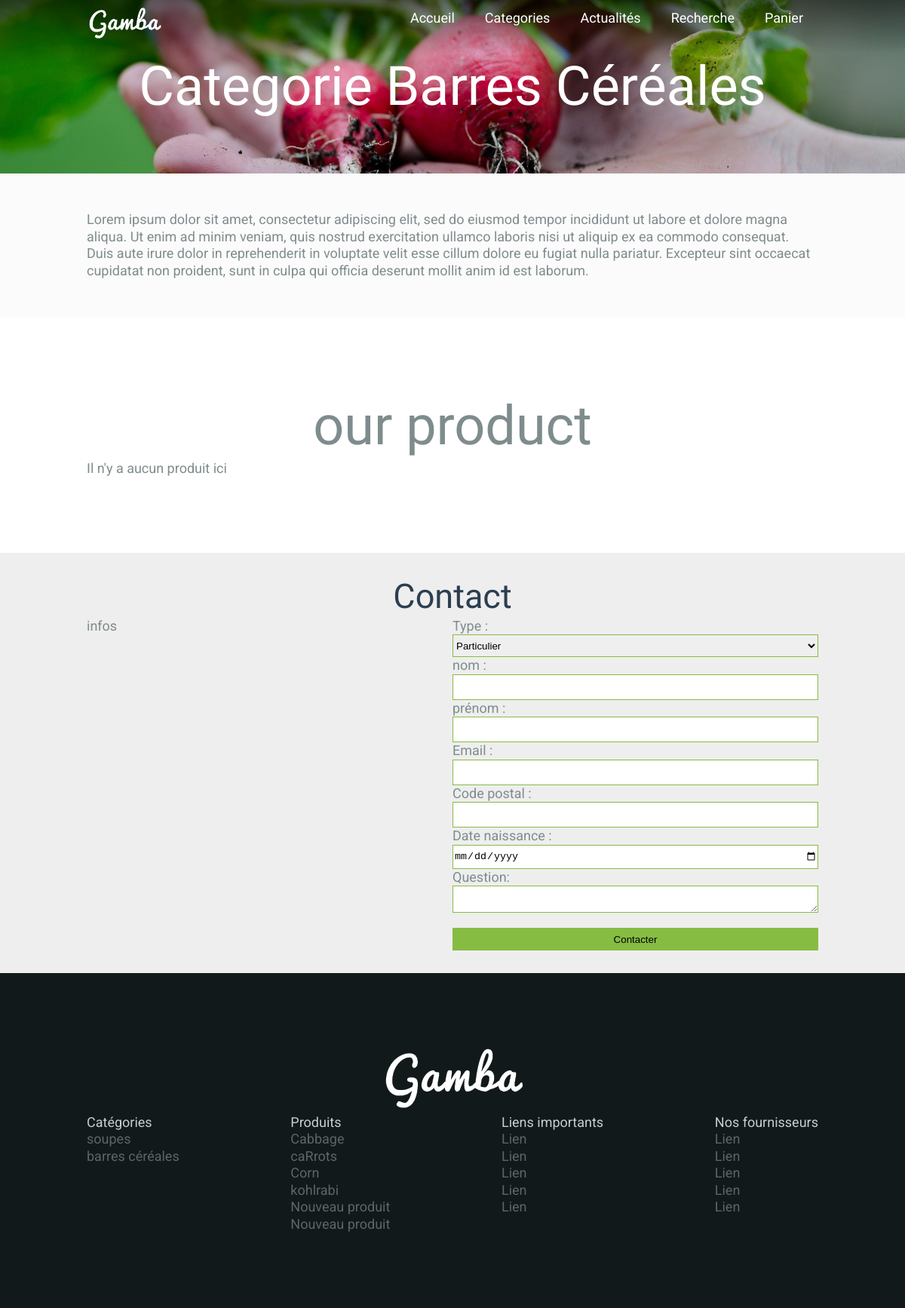
The app's page /?p=categorie&id=2 with its own data.
### tables this page shows
CREATE TABLE `categorie` (
  `id_cat` int(11) NOT NULL,
  `nom_cat` varchar(50) NOT NULL,
  `desc_cat` text NOT NULL,
  `text_cat` longtext NOT NULL,
  `id_cat_cat` int(11) DEFAULT NULL
);

CREATE TABLE `produits` (
  `id_produit` int(11) NOT NULL,
  `nom_produit` varchar(50) NOT NULL,
  `desc_produit` text NOT NULL,
  `sous_titre_produit` varchar(50) NOT NULL,
  `id_cat_produit` int(11) DEFAULT NULL
);

### controllers/page_categorie.php (called while the page is built, shortened)
<?php
$titre = "Catégorie";
if(isset($_GET["id"])){
    $categorie = spe("categorie","id_cat",$_GET["id"]);
    $lacategorie = $categorie[0];
    $titre  = $lacategorie["nom_cat"];
    $nom    = $lacategorie["nom_cat"];
    $text   = $lacategorie["text_cat"];
    $titre = "categorie $nom";
}
require("views/page_categorie.php");
?>

### core/bdd.php (called while the page is built, shortened)
<?php
    function all($table){
        $db =   $GLOBALS["db"];
        $sql = "SELECT * FROM $table";
        $rst = $db->query($sql);
        return $rst->fetchAll(PDO::FETCH_ASSOC);
    }
    function spe($table,$champ,$id){
        $db =   $GLOBALS["db"];
        $sql = "SELECT * FROM $table WHERE $champ = :id";
        $rst = $db->prepare($sql);
        $rst->execute([":id" => $id]);
        return $rst->fetchAll(PDO::FETCH_ASSOC);
    }
?>

### controllers/footer.php (called while the page is built)
<?php
$categories = all("categorie");
$produits = all("produits");
require("views/footer.php");
?>

### index.php (the view, shortened to what this page needs)
<?php
    require("core/bdd.php");
	require("core/rooter.php");
?>
<!doctype html>
<html>
<head>
	<link rel="stylesheet" href="styles/reset.css">
	<link rel="stylesheet" href="styles/styles.css">
</head>
<body>
	<?php echo $content ?>
</body>
</html>

### views/page_categorie.php (shortened to what this page needs)
<div id="introproduct">
	<div class="container">
		<h1><?php echo $titre?></h1>
	</div>
</div>
<div id="deal">
	<div class="container">
			<div>
				<p><?php echo $text?></p>
			</div>
	</div>
</div>
<?php require("views/produits.php"); ?>
<?php afficher("footer"); ?>

### views/footer.php (shortened to what this page needs)
<footer id="footer">
	<div class="container">
		<img src="styles/imgs/logo.png" alt="">
		<div class="ligne">
			<div class="footer">
				<h4>Catégories</h4>
				<?php foreach($categories as $key => $categorie){
					$nom = $categorie["nom_cat"];
				?>
					<a href="#" title="" class="menufoot"><?php echo $nom ?></a>
				<?php }?>
			</div>
			<div class="footer">
				<h4>Produits</h4>
				<?php foreach($produits as $key => $produit){
					$nom = $produit["nom_produit"];
				?>
					<a href="#" title="" class="menufoot"><?php echo $nom ?></a>
				<?php }?>
			</div>
			<div class="footer">
				<h4>Liens importants</h4>
				<a href="#" title="" class="menufoot">Lien</a>
				<a href="#" title="" class="menufoot">Lien</a>
				<a href="#" title="" class="menufoot">Lien</a>
				<a href="#" title="" class="menufoot">Lien</a>
				<a href="#" title="" class="menufoot">Lien</a>
			</div>
			<div class="footer">
				<h4>Nos fournisseurs</h4>
				<a href="#" title="" class="menufoot">Lien</a>
				<a href="#" title="" class="menufoot">Lien</a>
				<a href="#" title="" class="menufoot">Lien</a>
				<a href="#" title="" class="menufoot">Lien</a>
				<a href="#" title="" class="menufoot">Lien</a>
			</div>
		</div>
	</div>
</footer>

### styles/styles.css (style rules this page uses)
body { font-family: 'Roboto', sans-serif; font-size:18px; color:#7f8c8d; line-height:1.25em; }
a { color:inherit; text-decoration: none; }
h1 { font-family: 'Indie Flower', cursive; font-size:4em; text-align: center; line-height:1.25em; }
h4 { color: #c9ced1; text-align: left; }
p { text-align: center; }
.container { width: 970px; margin:auto; }
#deal { background-color: #fbfbfb; padding: 50px 0px; }
.ligne { display: flex; justify-content: space-between; }
#deal h3,#deal p { text-align: left; }
#footer { background: #11191b; text-align: center; padding: 100px 0px; }
.footer { text-align: left; display: flex; flex-direction: column; }
.menufoot { color:#5f6467; text-decoration: none; }
#introproduct { background: url("imgs/radish.jpg") no-repeat center; background-size: 100% auto; padding: 70px 0px; color: #fff; text-transform: capitalize; }

### records on screen
categorie: nom_cat "Categorie Barres Céréales", text_cat "Lorem ipsum dolor sit amet, consectetur adipiscing elit, sed do eiusmod tempor incididunt ut labore et dolore magna aliqua. Ut enim ad minim veniam, quis nostrud exercitation ullamco laboris nisi ut aliquip ex ea commodo consequat. Duis aute irure dolor in reprehenderit in voluptate velit esse cillum dolore eu fugiat nulla pariatur. Excepteur sint occaecat cupidatat non proident, sunt in culpa qui officia deserunt mollit anim id est laborum.", nom_cat "barres céréales"
categorie: nom_cat "soupes"
produits: nom_produit "Cabbage"
produits: nom_produit "caRrots"
produits: nom_produit "Corn"
produits: nom_produit "kohlrabi"
produits: nom_produit "Nouveau produit"
produits: nom_produit "Nouveau produit"

### other values on screen
$lien["text"] "Accueil"
$lien["text"] "Categories"
$lien["text"] "Actualités"
$lien["text"] "Recherche"
$lien["text"] "Panier"
